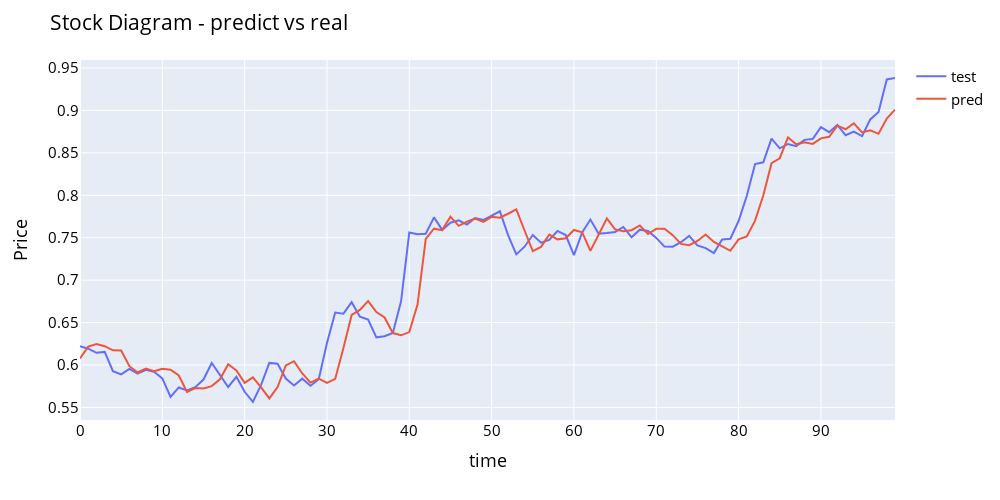

The cell this chart's notebook holds for it:
### Code cell
DF = pd.DataFrame()
DF[['time']] = pd.DataFrame(list(range(0,test_size, 1)))
DF[['test']] = pd.DataFrame(y_test[:test_size])
DF[['pred']] = pd.DataFrame(y_pred)
fig = px.line(DF, x=DF['time'], y=[DF['test'], DF['pred']],
             labels={'date': 'Date','value':'Price'},width=1000, height=500)
fig.update_layout(title_text='Stock Diagram - predict vs real', font_size=15, font_color='black',legend_title_text='')
fig.show()
